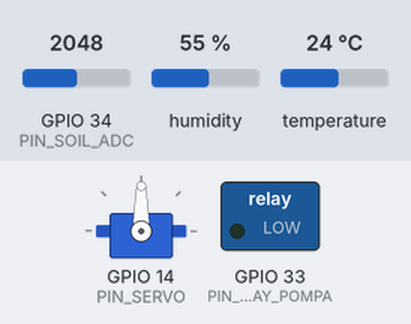
A sketch run on a simulated ESP32. Shown: servo, switched loads named in the sketch (green lamp = pin HIGH). The inputs (shaded band) are chosen by the test bench; at power-on: temperature 24 °C, GPIO 34 (PIN_SOIL_ADC) = 2048, humidity 55 % (analog values on the 0–4095 scale). WiFi joins after 1.5 s; servers stay silent unless stated; what the sketch prints to the serial monitor is not drawn.

Above: at 3.3 s.
3.4 s: temperature set to 29.3 °C
7.3 s: temperature set to 30.5 °C
At 10.3 s:
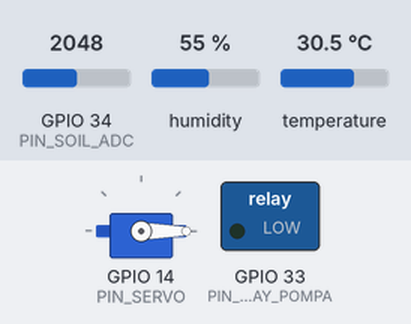
11.9 s: GPIO 34 (PIN_SOIL_ADC) set to 2645
13.4 s: GPIO 34 (PIN_SOIL_ADC) set to 2726
At 15.2 s:
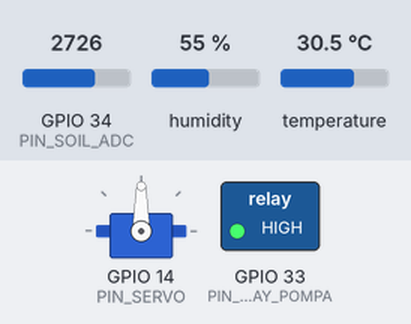
20.6 s: temperature set to 29.5 °C
23.3 s: temperature set to 28.3 °C
At 26.3 s:
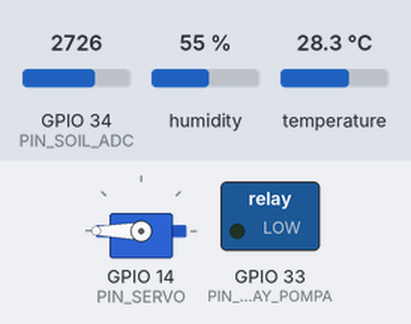
Timing chart, 0 to 28.0 s (numbered marks = the images above; inputs shaded):
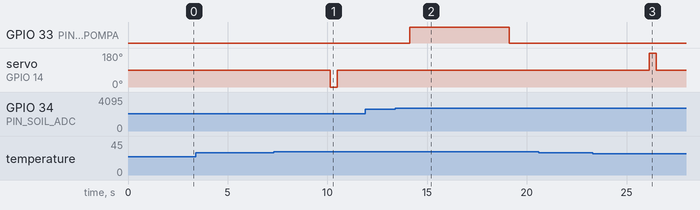

Measured:
- the behaviour switches between 30 and 30.1 °C on temperature (found by bisection; images 0 and 1)
- the behaviour switches between 2700 and 2701 on GPIO 34 (PIN_SOIL_ADC) (found by bisection; images 1 and 2)
- the behaviour switches between 29.1 and 29 °C on temperature (found by bisection; images 2 and 3)
- after the input at 3.4 s, every drawn part: stays the same
- after the input at 7.3 s, servo on GPIO 14 (PIN_SERVO): 90° → 0° after 2.8 s, → 90° 0.35 s later
- after the input at 11.9 s, every drawn part: stays the same
- after the input at 13.4 s, GPIO 33 (PIN_RELAY_POMPA): LOW → HIGH after 0.73 s, → LOW 5.0 s later
- after the input at 20.6 s, every drawn part: stays the same
- after the input at 23.3 s, servo on GPIO 14 (PIN_SERVO): 90° → 180° after 2.8 s, → 90° 0.35 s later

The sketch:

smart_greenhouse_esp32.ino
```cpp
/*
 * ======================================================================================
 * PROYEK AKHIR IoT: Smart Greenhouse Mini Berbasis ESP32 & Dashboard Website
 * ======================================================================================
 * Deskripsi:
 * Firmware ESP32 untuk pemantauan dan kontrol otonom iklim mikro tanaman.
 * - Sensor Suhu & Kelembapan Udara : DHT22 (GPIO 32)
 * - Sensor Kelembaban Tanah         : Capacitive Soil Moisture v1.2 (GPIO 34 - ADC1)
 * - Aktuator Ventilasi             : Servo SG90 360 Continuous (GPIO 14)
 * - Aktuator Penyiraman            : Pompa Mini via Modul Relay SRD-05VDC (GPIO 33)
 * - Komunikasi                     : WiFi Station Mode (Hotspot HP) + HTTP REST API (JSON & CORS)
 *
 * Library yang dibutuhkan (Install via Arduino IDE -> Library Manager):
 * 1. "DHT sensor library" by Adafruit (termasuk "Adafruit Unified Sensor")
 * 2. "ESP32Servo" by Kevin Harrington
 * 3. "WebServer" & "WiFi" (bawaan board package ESP32)
 * ======================================================================================
 */

#include <WiFi.h>
#include <WebServer.h>
#include <DHT.h>
#include <ESP32Servo.h>

// ======================================================================================
// 1. KONFIGURASI PEMETAAN PIN (GPIO)
// ======================================================================================
#define PIN_DHT          32   // Pin DATA sensor DHT22
#define PIN_SOIL_ADC     34   // Pin AOUT sensor Soil Moisture Kapasitif (ADC1, Input-Only)
#define PIN_SERVO        14   // Pin Sinyal PWM Servo SG90 (Ventilasi)
#define PIN_RELAY_POMPA  33   // Pin IN modul relay SRD-05VDC (Pompa Air)

#define DHTTYPE          DHT22

// ======================================================================================
// 2. KONFIGURASI KREDENSIAL WIFI (HOTSPOT HP)
// ======================================================================================
const char* WIFI_SSID     = "Reonnn";
const char* WIFI_PASSWORD = "kopiireng";

// ======================================================================================
// 3. PENGATURAN PARAMETER LOGIKA & AMBANG BATAS (THRESHOLD)
// ======================================================================================

// Tipe Pemicu Modul Relay SRD-05VDC:
// - Set 'false' jika modul relay Active-HIGH (pompa ON saat GPIO bernilai HIGH / 3.3V)
// - Set 'true' jika modul relay Active-LOW  (pompa ON saat GPIO bernilai LOW / 0V)
const bool RELAY_ACTIVE_LOW = false;

// Kalibrasi Nilai Mentah ADC Sensor Kapasitif (12-bit: 0 - 4095)
// Logika terbalik: Udara terbuka = ADC tinggi; Dalam air = ADC rendah
const int ADC_KALIBRASI_KERING = 3200; // Nilai saat di udara terbuka (0% kelembaban tanah)
const int ADC_KALIBRASI_BASAH  = 1400; // Nilai saat lempeng tercelup air (100% kelembaban)

// Ambang Batas Suhu & Ventilasi (Kondisi 1 Sesuai Dokumen)
const float THRESHOLD_SUHU_PANAS   = 30.0; // Buka ventilasi jika suhu > 30.0 °C
const float THRESHOLD_SUHU_NORMAL  = 29.0; // Tutup ventilasi jika suhu <= 29.0 °C (Histeresis 1°C)

// Konfigurasi Kontrol untuk Servo 360 Continuous:
const int GERAK_BUKA   = 0;     // Putar ke arah buka (kecepatan penuh)
const int GERAK_TUTUP  = 180;   // Putar ke arah tutup (arah sebaliknya)
const int SERVO_STOP   = 90;    // Nilai titik tengah untuk henti putaran (biasanya 88 - 92)
const int DURASI_PUTAR = 350;   // Lama waktu putar dalam milidetik (sesuai bukaan pintu)

// Ambang Batas Kelembaban Tanah & Penyiraman (Kondisi 2 Sesuai Dokumen)
const int THRESHOLD_ADC_KERING     = 2700; // Pompa ON jika ADC > 2700 (Tanah Kering)
const int THRESHOLD_ADC_LEMBAP     = 2300; // Pompa OFF jika ADC <= 2300 (Tanah Cukup Basah)

// Batas Durasi Penyiraman Maksimal (Safety Timeout) & Jeda Resap Air
// Melindungi tanaman dari kebanjiran dan memberi waktu air meresap ke lempeng sensor
const unsigned long MAKS_DURASI_POMPA = 5000;  // Maksimal menyiram 5000 ms (5 detik)
const unsigned long JEDA_RESAP_TANAH  = 10000; // Jeda 10 detik setelah menyiram sebelum boleh menyiram lagi

// Interval Pembacaan Sensor
const unsigned long INTERVAL_BACA_SENSOR = 2000; // Baca setiap 2000 ms (2 detik)

// ======================================================================================
// 4. INSTANSIASI OBJEK & VARIABEL GLOBAL
// ======================================================================================
WebServer server(80);
DHT dht(PIN_DHT, DHTTYPE);
Servo servoVentilasi;

// Variabel Data Sensor
float suhu = 0.0;
float kelembapanUdara = 0.0;
int adcTanah = 0;
int kelembabanTanahPersen = 0;

// Variabel Status Aktuator
bool statusVentilasi = false; // false = TERTUTUP, true = TERBUKA
bool statusPompa     = false; // false = MATI (OFF), true = MENYALA (ON)

unsigned long waktuMulaiPompa   = 0;
unsigned long waktuSelesaiPompa = 0;
unsigned long waktuTerakhirBaca = 0;

// ======================================================================================
// 5. FUNGSI KENDALI AKTUATOR
// ======================================================================================

// Mengatur status saklar relay pompa dengan memperhitungkan Active-HIGH / Active-LOW
void kontrolPompa(bool nyalakan) {
  if (nyalakan) {
    digitalWrite(PIN_RELAY_POMPA, RELAY_ACTIVE_LOW ? LOW : HIGH);
    statusPompa = true;
  } else {
    digitalWrite(PIN_RELAY_POMPA, RELAY_ACTIVE_LOW ? HIGH : LOW);
    statusPompa = false;
  }
}

// Fungsi bantu untuk menggerakkan servo 360 derajat sebentar lalu berhenti
void gerakkanVentilasi(int arah, int durasiMs) {
  servoVentilasi.attach(PIN_SERVO);
  servoVentilasi.write(arah);
  delay(durasiMs);                  // Putar selama beberapa milidetik
  servoVentilasi.write(SERVO_STOP); // Hentikan putaran
  delay(50);
  servoVentilasi.detach();          // Lepas sinyal PWM agar servo benar-benar diam & tidak mendengung
}

// ======================================================================================
// 6. HANDLER REST API & WEB SERVER
// ======================================================================================

// Mengirim response data sensor dan status aktuator dalam format JSON lengkap dengan CORS
void handleGetSensorData() {
  server.sendHeader("Access-Control-Allow-Origin", "*");
  server.sendHeader("Access-Control-Allow-Methods", "GET, OPTIONS");
  server.sendHeader("Access-Control-Allow-Headers", "Content-Type");

  // Format JSON persis sesuai spesifikasi Bab 2 Dokumen (ditambah status jaringan):
  String payload = "{";
  payload += "\"suhu\":" + String(suhu, 1) + ",";
  payload += "\"kelembapan_udara\":" + String(kelembapanUdara, 1) + ",";
  payload += "\"kelembaban_tanah\":" + String(kelembabanTanahPersen) + ",";
  payload += "\"adc_tanah\":" + String(adcTanah) + ",";
  payload += "\"ventilasi\":\"" + String(statusVentilasi ? "TERBUKA" : "TERTUTUP") + "\",";
  payload += "\"pompa\":\"" + String(statusPompa ? "ON" : "OFF") + "\",";
  payload += "\"wifi_status\":\"" + String(WiFi.status() == WL_CONNECTED ? "TERHUBUNG" : "TERPUTUS") + "\",";
  payload += "\"ip_address\":\"" + (WiFi.status() == WL_CONNECTED ? WiFi.localIP().toString() : "-") + "\",";
  payload += "\"sinyal_rssi\":" + String(WiFi.status() == WL_CONNECTED ? WiFi.RSSI() : 0);
  payload += "}";

  server.send(200, "application/json", payload);
}

// Menangani permintaan Pre-flight OPTIONS dari browser
void handleCORSPreflight() {
  server.sendHeader("Access-Control-Allow-Origin", "*");
  server.sendHeader("Access-Control-Allow-Methods", "GET, OPTIONS");
  server.sendHeader("Access-Control-Allow-Headers", "Content-Type");
  server.send(204);
}

// Halaman landing sederhana jika IP ESP32 diakses langsung lewat browser
void handleRoot() {
  String html = "<!DOCTYPE html><html><head><meta charset='UTF-8'><title>Smart Greenhouse ESP32</title>";
  html += "<meta name='viewport' content='width=device-width, initial-scale=1'>";
  html += "<style>body{font-family:sans-serif;background:#f0f4f8;padding:20px;text-align:center;}";
  html += ".card{background:#fff;max-width:400px;margin:auto;padding:20px;border-radius:12px;box-shadow:0 4px 6px rgba(0,0,0,0.1);}";
  html += "h2{color:#2d3748;}p{font-size:16px;color:#4a5568;margin:8px 0;}";
  html += ".btn{display:inline-block;margin-top:15px;padding:10px 20px;background:#3182ce;color:#fff;text-decoration:none;border-radius:8px;}</style></head><body>";
  html += "<div class='card'><h2>Mini Smart Greenhouse</h2>";
  html += "<p>📶 Jaringan: <b>" + String(WiFi.status() == WL_CONNECTED ? "TERHUBUNG (" + WiFi.localIP().toString() + ")" : "TERPUTUS") + "</b></p>";
  html += "<p>🌡️ Suhu: <b>" + String(suhu, 1) + " &deg;C</b></p>";
  html += "<p>💧 Kelembapan Udara: <b>" + String(kelembapanUdara, 1) + " %</b></p>";
  html += "<p>🌱 Kelembaban Tanah: <b>" + String(kelembabanTanahPersen) + " %</b> (ADC: " + String(adcTanah) + ")</p>";
  html += "<p>🪟 Ventilasi: <b>" + String(statusVentilasi ? "TERBUKA" : "TERTUTUP") + "</b></p>";
  html += "<p>🚿 Pompa Air: <b>" + String(statusPompa ? "MENYIRAM (ON)" : "STANDBY (OFF)") + "</b></p>";
  html += "<a class='btn' href='/api/data'>Lihat Endpoint JSON (/api/data)</a></div></body></html>";

  server.send(200, "text/html", html);
}

// ======================================================================================
// 7. SETUP PROGRAM
// ======================================================================================
void setup() {
  Serial.begin(115200);
  delay(500);
  Serial.println("\n==================================================");
  Serial.println("  SISTEM SMART GREENHOUSE MINI ESP32 DIMULAI      ");
  Serial.println("==================================================");

  // Inisialisasi Pin Relay Pompa
  pinMode(PIN_RELAY_POMPA, OUTPUT);
  kontrolPompa(false); // Pastikan saklar pompa mati saat baru dinyalakan

  // Inisialisasi Servo 360 Continuous (Posisi Awal STOP)
  ESP32PWM::allocateTimer(0);
  servoVentilasi.setPeriodHertz(50);
  servoVentilasi.attach(PIN_SERVO);
  servoVentilasi.write(SERVO_STOP);
  delay(100);
  servoVentilasi.detach();

  // Inisialisasi Sensor DHT22 & ADC
  dht.begin();
  analogReadResolution(12); // Resolusi 12-bit (Rentang 0 - 4095)

  // Inisialisasi WiFi (Station Mode ke Hotspot HP)
  WiFi.mode(WIFI_STA);
  WiFi.setAutoReconnect(true);
  WiFi.persistent(true);
  WiFi.begin(WIFI_SSID, WIFI_PASSWORD);
  Serial.printf("Menghubungkan ke Hotspot: %s ", WIFI_SSID);

  int wifiRetry = 0;
  while (WiFi.status() != WL_CONNECTED && wifiRetry < 20) {
    delay(500);
    Serial.print(".");
    wifiRetry++;
  }

  if (WiFi.status() == WL_CONNECTED) {
    Serial.println("\n[WiFi] Berhasil Terhubung!");
    Serial.print("[WiFi] IP Address ESP32: http://");
    Serial.println(WiFi.localIP());
    Serial.print("[API] Endpoint Data: http://");
    Serial.print(WiFi.localIP());
    Serial.println("/api/data");
  } else {
    Serial.println("\n[WiFi] Gagal terhubung (Timeout).");
    Serial.println("[INFO] Sistem akan tetap beroperasi secara OTONOM tanpa WiFi!");
  }

  // Daftarkan Routing Web Server
  server.on("/", HTTP_GET, handleRoot);
  server.on("/api/data", HTTP_GET, handleGetSensorData);
  server.on("/api/data", HTTP_OPTIONS, handleCORSPreflight);
  server.begin();
  Serial.println("[HTTP] REST API Server aktif di port 80.");
  Serial.println("==================================================\n");
}

// ======================================================================================
// 8. LOOP UTAMA (NON-BLOCKING OTONOM)
// ======================================================================================
void loop() {
  // A. Layani permintaan HTTP dari Dashboard React (Non-blocking)
  server.handleClient();

  unsigned long waktuSekarang = millis();

  // B. Siklus Pembacaan Sensor & Evaluasi Logika Otonom (Setiap 2 Detik)
  if (waktuSekarang - waktuTerakhirBaca >= INTERVAL_BACA_SENSOR) {
    waktuTerakhirBaca = waktuSekarang;

    // 1. Membaca Sensor Suhu & Kelembapan Udara (DHT22)
    float bacaSuhu = dht.readTemperature();
    float bacaKelembapanUdara = dht.readHumidity();
    bool dhtError = isnan(bacaSuhu) || isnan(bacaKelembapanUdara);

    if (!dhtError) {
      suhu = bacaSuhu;
      kelembapanUdara = bacaKelembapanUdara;
    }

    // 2. Membaca Sensor Kelembaban Tanah Kapasitif
    adcTanah = analogRead(PIN_SOIL_ADC);
    bool soilError = (adcTanah == 0 || adcTanah >= 4095);

    // Konversi nilai ADC mentah ke persentase kelembaban (0 - 100%)
    // Logika terbalik: ADC mendekati ADC_KALIBRASI_BASAH = 100%, ADC mendekati ADC_KALIBRASI_KERING = 0%
    int hitungPersen = map(adcTanah, ADC_KALIBRASI_KERING, ADC_KALIBRASI_BASAH, 0, 100);
    kelembabanTanahPersen = constrain(hitungPersen, 0, 100);

    // 3. Evaluasi Kondisi 1: Suhu & Ventilasi (Servo 360 Continuous)
    if (suhu > THRESHOLD_SUHU_PANAS && !statusVentilasi) {
      Serial.println(">>> [AKSI VENTILASI] Suhu Panas (> 30°C) -> Membuka Katup Ventilasi...");
      gerakkanVentilasi(GERAK_BUKA, DURASI_PUTAR);
      statusVentilasi = true;
    }
    else if (suhu <= THRESHOLD_SUHU_NORMAL && statusVentilasi) {
      Serial.println(">>> [AKSI VENTILASI] Suhu Normal (<= 29°C) -> Menutup Katup Ventilasi...");
      gerakkanVentilasi(GERAK_TUTUP, DURASI_PUTAR);
      statusVentilasi = false;
    }

    // 4. Evaluasi Kondisi 2: Kelembaban Tanah & Pompa (Relay)
    bool jedaResapSelesai = (waktuSekarang - waktuSelesaiPompa >= JEDA_RESAP_TANAH);
    if (adcTanah > THRESHOLD_ADC_KERING && !statusPompa && jedaResapSelesai) {
      kontrolPompa(true);
      waktuMulaiPompa = waktuSekarang;
      Serial.println("[AKSI PENYIRAMAN] Tanah Kering Terdeteksi -> Pompa Air MENYALA");
    }

    // 5. Cetak Log Status Lengkap (Jaringan, Sensor, & Aktuator) ke Serial Monitor
    bool wifiOk = (WiFi.status() == WL_CONNECTED);
    String ipStr = wifiOk ? WiFi.localIP().toString() : "TIDAK TERKONEKSI (0.0.0.0)";
    int rssiVal = wifiOk ? WiFi.RSSI() : 0;

    Serial.println("--------------------------------------------------------------------------------");
    Serial.printf("[JARINGAN] WiFi: %s | IP: %s | Sinyal: %d dBm\n",
                  wifiOk ? "ONLINE (Terhubung ke Hotspot Reonnn)" : "OFFLINE (Terputus / Mencari sinyal)",
                  ipStr.c_str(),
                  rssiVal);
    Serial.printf("[SENSOR]   Suhu: %.1f °C | Kelembapan Udara: %.1f %% | Kelembaban Tanah: %d %% (ADC: %d)\n",
                  suhu, kelembapanUdara, kelembabanTanahPersen, adcTanah);
    Serial.printf("[AKTUATOR] Ventilasi: %s | Pompa Air: %s\n",
                  statusVentilasi ? "TERBUKA (Aktif)" : "TERTUTUP (Standby)",
                  statusPompa ? "MENYIRAM (ON)" : "MATI (OFF)");

    // Peringatan Diagnosis Masalah Komponen
    if (dhtError || soilError || !wifiOk) {
      Serial.println("\n>>> [PERINGATAN DIAGNOSIS MASALAH KOMPONEN]:");
      if (dhtError) {
        Serial.printf("  [!] SENSOR DHT22 GAGAL: Tidak terdeteksi data di GPIO %d!\n", PIN_DHT);
        Serial.printf("      -> Cek kabel DATA ke pin D%d, pastikan VCC di 3.3V, dan GND terhubung rapat.\n", PIN_DHT);
      }
      if (soilError) {
        Serial.printf("  [!] SENSOR TANAH ANOMALI: Nilai ADC terbaca ekstrem (%d) di GPIO %d!\n", adcTanah, PIN_SOIL_ADC);
        Serial.printf("      -> Cek kabel AOUT di pin D%d atau periksa kabel power 3.3V sensor tanah.\n", PIN_SOIL_ADC);
      }
      if (!wifiOk) {
        Serial.printf("  [!] JARINGAN OFFLINE: Belum tersambung ke Hotspot '%s'!\n", WIFI_SSID);
        Serial.println("      -> Pastikan Hotspot HP aktif (mode 2.4 GHz) dan password sudah benar ('kopiireng').");
      }
      Serial.println("--------------------------------------------------------------------------------");
    } else {
      Serial.println("[STATUS]   Semua sensor dan jaringan terdeteksi NORMAL [OK]");
    }

    Serial.print("[JSON DATA] ");
    Serial.printf(
      "{\"suhu\":%.1f,\"kelembapan_udara\":%.1f,\"kelembaban_tanah\":%d,\"adc_tanah\":%d,\"ventilasi\":\"%s\",\"pompa\":\"%s\",\"wifi_status\":\"%s\",\"ip_address\":\"%s\",\"sinyal_rssi\":%d}\n",
      suhu,
      kelembapanUdara,
      kelembabanTanahPersen,
      adcTanah,
      statusVentilasi ? "TERBUKA" : "TERTUTUP",
      statusPompa ? "ON" : "OFF",
      wifiOk ? "TERHUBUNG" : "TERPUTUS",
      wifiOk ? WiFi.localIP().toString().c_str() : "-",
      rssiVal
    );
  }

  // C. Evaluasi Pemutus Pompa Air (Histeresis Tanah & Safety Timeout)
  if (statusPompa) {
    bool tanahSudahBasah = (adcTanah <= THRESHOLD_ADC_LEMBAP);
    bool durasiMaksHabis = (waktuSekarang - waktuMulaiPompa >= MAKS_DURASI_POMPA);

    if (tanahSudahBasah || durasiMaksHabis) {
      kontrolPompa(false);
      waktuSelesaiPompa = millis(); // Rekam waktu selesai agar air sempat meresap
      if (tanahSudahBasah) {
        Serial.println("[AKSI PENYIRAMAN] Tanah Sudah Cukup Lembap -> Pompa Air DIMATIKAN");
      } else {
        Serial.println("[AKSI PENYIRAMAN] Batas Maksimal 5 Detik Tercapai (Timeout) -> Pompa Air DIMATIKAN (Jeda resap 10s...)");
      }
    }
  }
}
```
